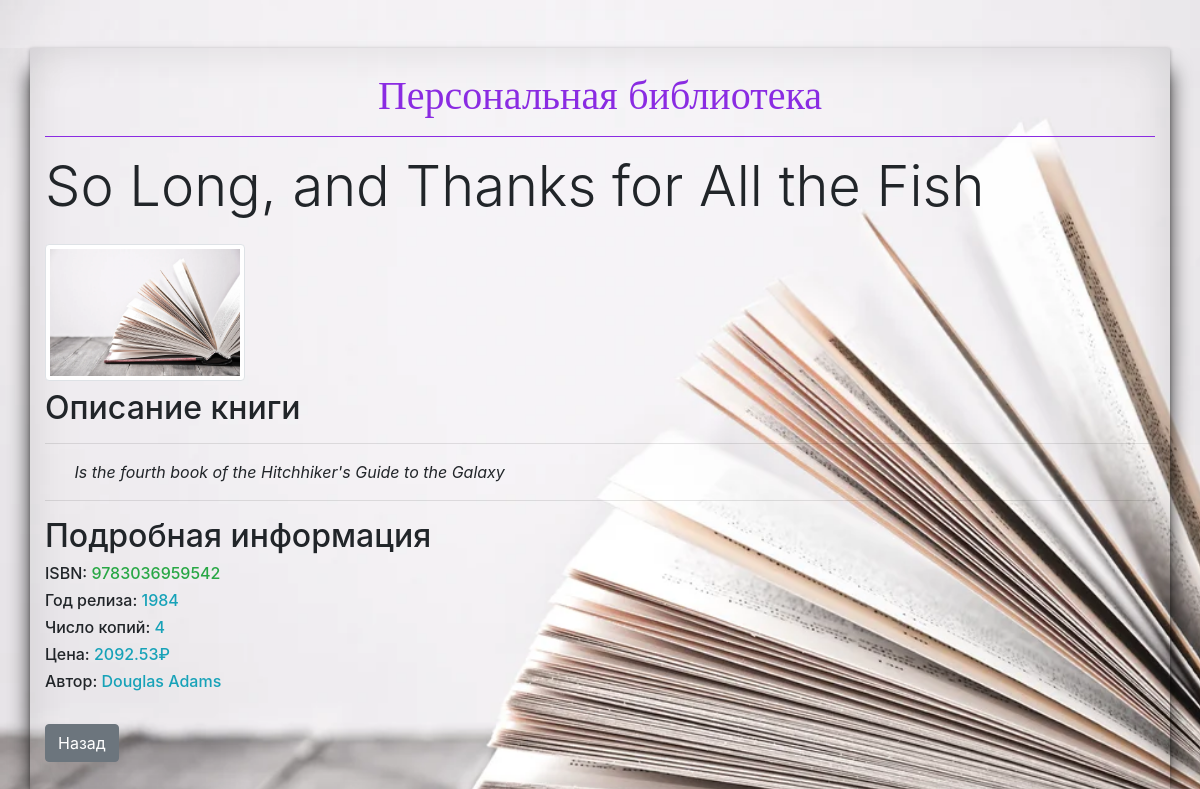
Screenshot of /library/book/8?page=1 with the database file from the repository.
### p_library/models.py (models this page shows, shortened)
class Book(models.Model):
    ISBN = models.CharField(max_length=13)
    title = models.CharField(max_length=50, unique=True,)
    description = models.TextField()
    year_release = models.SmallIntegerField()
    copy_count = models.SmallIntegerField(default=1)
    price = models.DecimalField(default=None, max_digits=19, decimal_places=2)
    author = models.ForeignKey(
        Author, on_delete=models.CASCADE, related_name='author_books')
    friend = models.ForeignKey(Friend, on_delete=models.SET_NULL,
                               related_name='friend_books', null=True, blank=True)
    photo = models.ImageField(upload_to='books/photo', blank=True)

class Author(models.Model):
    full_name = models.TextField()
    birth_year = models.SmallIntegerField()
    country = models.CharField(max_length=2)

### p_library/views.py (the view)
# urls.py: path('book/<int:book_id>', BookDetailView.as_view(), name='book_detail'),
class BookDetailView(DetailView, BookEditMixin, BookMixin):
    template_name = 'book_detail.html'
    model = Book
    pk_url_kwarg = 'book_id'

### p_library/views.py (called while the page is built)
    def get_context_data(self, **kwargs):
        context = super().get_context_data(**kwargs)
        context['authors'] = Author.objects.order_by('full_name')
        return context

    def get_context_data(self, **kwargs):
        context = super().get_context_data(**kwargs)
        if self.author_by == None:
            author_by = Book.objects.get(
                pk=self.kwargs['book_id']).author
            context['author_by'] = author_by
        else:
            context['author_by'] = self.author_by
        return context

    def get_context_data(self, **kwargs):
        context = super().get_context_data(**kwargs)
        context['pn'] = self.request.GET.get('page', 1)
        return context

### templates/book_detail.html (shortened to what this page needs)
{% extends 'base.html' %}
{% block main %}
    <div class="book-detail">
        <h1 class="display-4 mb-3 mt-3">{{book.title}}</h1>
        {% if book.photo %} <img src="{{book.photo.url}}" class="img-thumbnail mt-2 mb-2" width="200" height="200"> {% endif %}
        <h2>Описание книги</h2>
        <hr>
        <p class="book-description"><em>&nbsp;{{book.description|linebreaksbr}}</em></p>
        <hr>
        <h2>Подробная информация</h2>
        <h6>ISBN: <span class="detail-info text-success">{{book.ISBN}}</span></h6>
        <h6>Год релиза: <span class="detail-info text-info">{{book.year_release}}</span></h6>
        <h6>Число копий: <span class="detail-info text-info">{{book.copy_count}}</span></h6>
        <h6>Цена: <span class="detail-info text-info">{{book.price}}&#x20bd;</span></h6>
        <h6>Автор: <span class="detail-info text-info">{{book.author.full_name}}</span></h6>
        <a href="{% url 'p_library:books_list' author_id=author_by.id%}?page={{pn}}" class="btn btn-secondary mt-4" role="button" aria-pressed="true">Назад</a>
    </div>
{% endblock main %}

### static/main.css (style rules this page uses)
html, body { height: 100%; min-height: 100%; margin: 0; padding: 0; background-image: url('img/bg.jpg'); background-size: cover; background-repeat: no-repeat; }
.container .book-detail .book-description { text-indent: 25px; }

### rows the page displays
Book: title "So Long, and Thanks for All the Fish", photo (picture), description "Is the fourth book of the Hitchhiker's Guide to the Galaxy", ISBN "9783036959542", year_release "1984", copy_count "4", price "2092.53", author.full_name "Douglas Adams"
